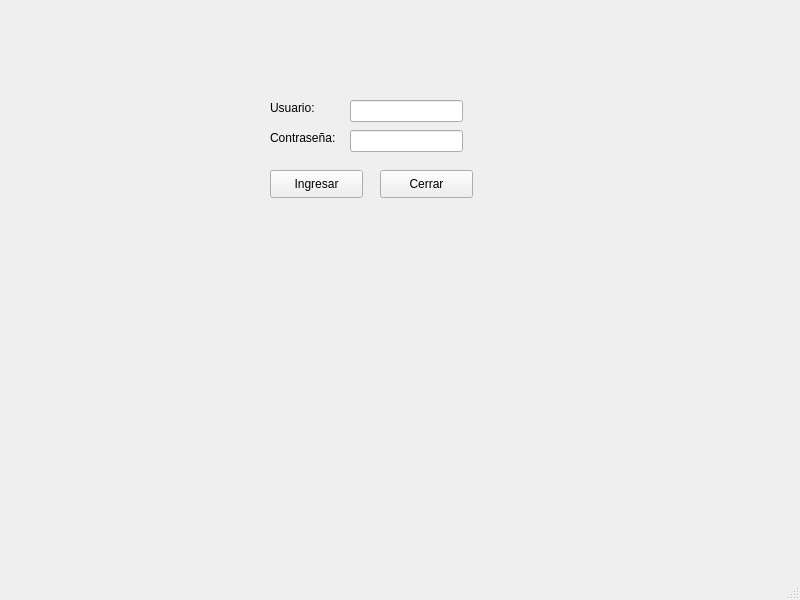
<?xml version="1.0" encoding="UTF-8"?>
<ui version="4.0">
 <class>MainWindow</class>
 <widget class="QMainWindow" name="MainWindow">
  <property name="geometry">
   <rect>
    <x>0</x>
    <y>0</y>
    <width>800</width>
    <height>600</height>
   </rect>
  </property>
  <property name="windowTitle">
   <string>MainWindow</string>
  </property>
  <widget class="QWidget" name="centralwidget">
   <widget class="QLineEdit" name="lineEdit">
    <property name="geometry">
     <rect>
      <x>350</x>
      <y>100</y>
      <width>113</width>
      <height>22</height>
     </rect>
    </property>
   </widget>
   <widget class="QLabel" name="label">
    <property name="geometry">
     <rect>
      <x>270</x>
      <y>100</y>
      <width>55</width>
      <height>16</height>
     </rect>
    </property>
    <property name="text">
     <string>Usuario:</string>
    </property>
   </widget>
   <widget class="QLineEdit" name="lineEdit_2">
    <property name="geometry">
     <rect>
      <x>350</x>
      <y>130</y>
      <width>113</width>
      <height>22</height>
     </rect>
    </property>
    <property name="inputMask">
     <string/>
    </property>
   </widget>
   <widget class="QLabel" name="label_2">
    <property name="geometry">
     <rect>
      <x>270</x>
      <y>130</y>
      <width>71</width>
      <height>16</height>
     </rect>
    </property>
    <property name="text">
     <string>Contraseña:</string>
    </property>
   </widget>
   <widget class="QPushButton" name="pushButton">
    <property name="geometry">
     <rect>
      <x>270</x>
      <y>170</y>
      <width>93</width>
      <height>28</height>
     </rect>
    </property>
    <property name="text">
     <string>Ingresar</string>
    </property>
   </widget>
   <widget class="QPushButton" name="pushButton_2">
    <property name="geometry">
     <rect>
      <x>380</x>
      <y>170</y>
      <width>93</width>
      <height>28</height>
     </rect>
    </property>
    <property name="text">
     <string>Cerrar</string>
    </property>
   </widget>
  </widget>
  <widget class="QStatusBar" name="statusbar"/>
 </widget>
 <resources/>
 <connections/>
</ui>
